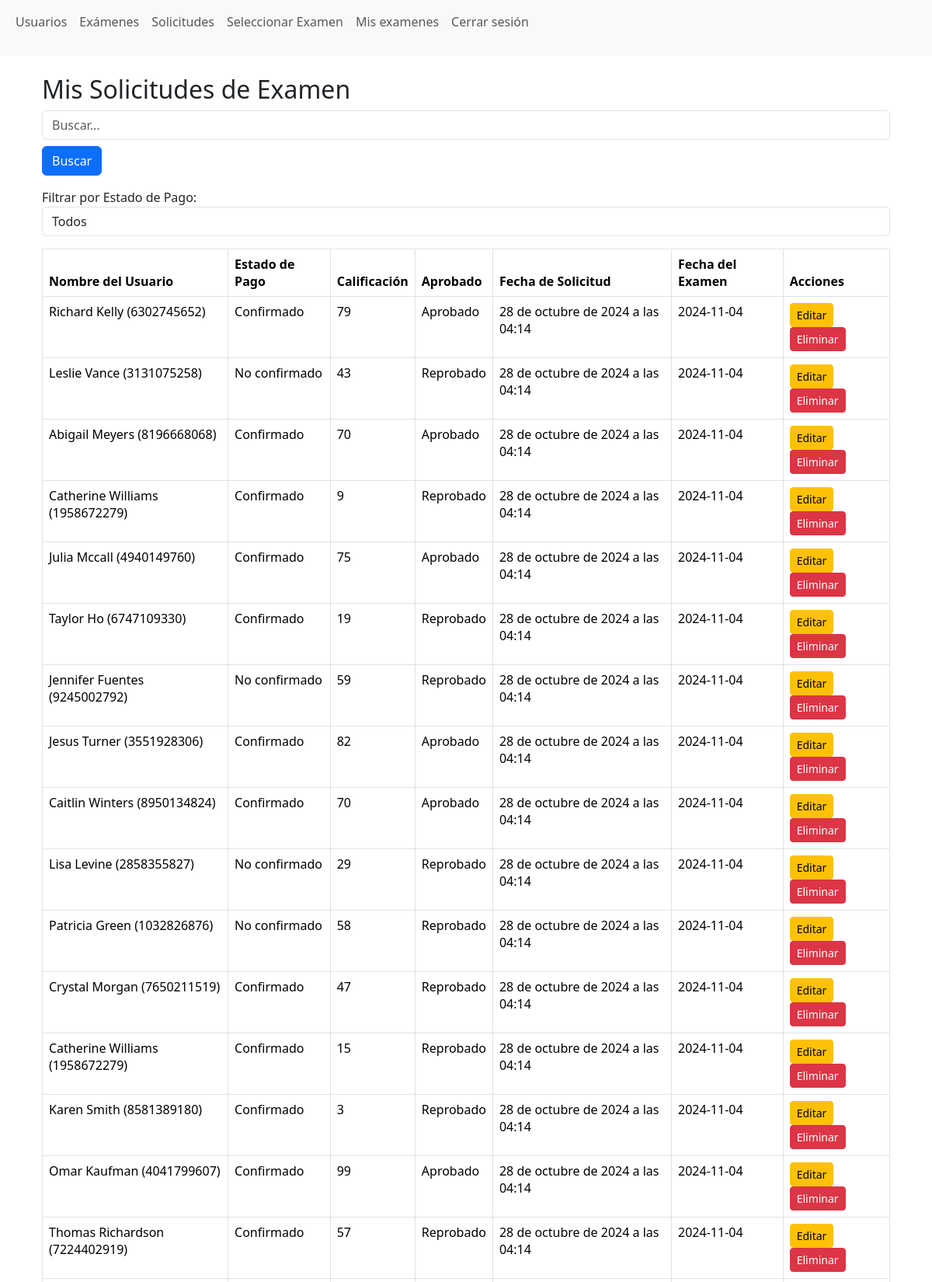
The page /ver_solicitudes/ (signed in, upper part) on the database its author committed.
### aplicacion/models.py (models this page shows, shortened)
class SolicitudExamen(models.Model):
    usuario = models.ForeignKey(Usuario, on_delete=models.CASCADE)
    examen = models.ForeignKey(Examen, on_delete=models.CASCADE)
    estado_pago = models.BooleanField(default=False)  # True si el pago está confirmado
    calificacion = models.IntegerField(null=True, blank=True, default=0)  # Calificación del alumno
    fecha_solicitud = models.DateTimeField(auto_now_add=True)
    class Meta:
        unique_together = ('usuario', 'examen')
    @property
    def aprobado(self):
        if self.calificacion is not None:
            return 'Aprobado' if self.calificacion >= 70 else 'Reprobado'
        return 'Sin calificación'

class Usuario(AbstractUser):
    numero_control = models.CharField(max_length=10, unique=True)  # Campo para el número de control

class Examen(models.Model):
    fecha = models.DateTimeField()  # Almacena la fecha y hora del examen
    cupo = models.PositiveIntegerField(default=30)
    costo = models.DecimalField(max_digits=6, decimal_places=2, default=500)  # Costo del examen

### aplicacion/views.py (the view, shortened to what this page needs)
# urls.py: path('ver_solicitudes/', ver_solicitudes, name='ver_solicitudes'),
@login_required
@user_passes_test(is_admin)
def ver_solicitudes(request):
    query = request.GET.get('search', '')  # Obtener el término de búsqueda
    estado_pago = request.GET.get('estado_pago', '')  # Obtener el estado de pago
    solicitudes = SolicitudExamen.objects.all()
    if estado_pago in ['True', 'False']:
        estado_pago_bool = estado_pago == 'True'
        solicitudes = solicitudes.filter(estado_pago=estado_pago_bool)
    paginator = Paginator(solicitudes, 50)  # 50 solicitudes por página
    page_number = request.GET.get('page')  # Obtener el número de página de la URL
    solicitudes_page = paginator.get_page(page_number)
    return render(request, 'ver_solicitudes.html', {'solicitudes': solicitudes_page, 'search': query, 'estado_pago': estado_pago})

### aplicacion/views.py (called while the page is built)
def is_admin(user):
    return user.is_staff

### aplicacion/templates/ver_solicitudes.html (shortened to what this page needs)
{% extends 'base.html' %}
{% block content %}
<div class="container">
    <h2>Mis Solicitudes de Examen</h2>
    <form method="GET" class="mb-3">
        <input type="text" name="search" placeholder="Buscar..." value="{{ search }}" class="form-control mb-2" />
        <button type="submit" class="btn btn-primary">Buscar</button>
    </form>
    <label for="estado_pago">Filtrar por Estado de Pago:</label>
    <select id="estado_pago" class="form-control mb-3" onchange="filtrarPorEstadoPago()">
        <option value="">Todos</option>
    </select>
    <table class="table table-bordered">
        <thead>
            <tr>
                <th>Nombre del Usuario</th>
                <th>Estado de Pago</th>
                <th>Calificación</th>
                <th>Aprobado</th>
                <th>Fecha de Solicitud</th>
                <th>Fecha del Examen</th>
                <th>Acciones</th>
            </tr>
        </thead>
        <tbody>
            {% for solicitud in solicitudes %}
            <tr>
                <td>{{ solicitud.usuario.first_name }} {{ solicitud.usuario.last_name }} ({{ solicitud.usuario.numero_control }})</td>
                <td>{{ solicitud.estado_pago|yesno:"Confirmado,No confirmado" }}</td>
                <td>{{ solicitud.calificacion }}</td>
                <td>{{ solicitud.aprobado }}</td>
                <td>{{ solicitud.fecha_solicitud }}</td>
                <td>{{ solicitud.examen.fecha|date:"Y-m-d" }}</td>
                <td>
                    <a href="{% url 'editar_solicitud' solicitud.id %}" class="btn btn-warning btn-sm">Editar</a>
                    <form action="{% url 'eliminar_solicitud' solicitud.id %}" method="POST" style="display:inline;">
                        <button type="submit" class="btn btn-danger btn-sm">Eliminar</button>
                    </form>
                </td>
            </tr>
            {% empty %}
            <tr>
                <td colspan="7" class="text-center">No tienes solicitudes de examen.</td>
            </tr>
            {% endfor %}
        </tbody>
    </table>
</div>
{% endblock %}

### rows shown on the page
SolicitudExamen: usuario.first_name "Richard", usuario.last_name "Kelly", usuario.numero_control "6302745652", estado_pago "Confirmado", calificacion "79", aprobado "Aprobado", fecha_solicitud "28 de octubre de 2024 a las 04:14", examen.fecha "2024-11-04"
SolicitudExamen: usuario.first_name "Leslie", usuario.last_name "Vance", usuario.numero_control "3131075258", estado_pago "No confirmado", calificacion "43", aprobado "Reprobado", fecha_solicitud "28 de octubre de 2024 a las 04:14", examen.fecha "2024-11-04"
SolicitudExamen: usuario.first_name "Abigail", usuario.last_name "Meyers", usuario.numero_control "8196668068", estado_pago "Confirmado", calificacion "70", aprobado "Aprobado", fecha_solicitud "28 de octubre de 2024 a las 04:14", examen.fecha "2024-11-04"
SolicitudExamen: usuario.first_name "Catherine", usuario.last_name "Williams", usuario.numero_control "1958672279", estado_pago "Confirmado", calificacion "9", aprobado "Reprobado", fecha_solicitud "28 de octubre de 2024 a las 04:14", examen.fecha "2024-11-04"
SolicitudExamen: usuario.first_name "Julia", usuario.last_name "Mccall", usuario.numero_control "4940149760", estado_pago "Confirmado", calificacion "75", aprobado "Aprobado", fecha_solicitud "28 de octubre de 2024 a las 04:14", examen.fecha "2024-11-04"
SolicitudExamen: usuario.first_name "Taylor", usuario.last_name "Ho", usuario.numero_control "6747109330", estado_pago "Confirmado", calificacion "19", aprobado "Reprobado", fecha_solicitud "28 de octubre de 2024 a las 04:14", examen.fecha "2024-11-04"
SolicitudExamen: usuario.first_name "Jennifer", usuario.last_name "Fuentes", usuario.numero_control "9245002792", estado_pago "No confirmado", calificacion "59", aprobado "Reprobado", fecha_solicitud "28 de octubre de 2024 a las 04:14", examen.fecha "2024-11-04"
SolicitudExamen: usuario.first_name "Jesus", usuario.last_name "Turner", usuario.numero_control "3551928306", estado_pago "Confirmado", calificacion "82", aprobado "Aprobado", fecha_solicitud "28 de octubre de 2024 a las 04:14", examen.fecha "2024-11-04"
SolicitudExamen: usuario.first_name "Caitlin", usuario.last_name "Winters", usuario.numero_control "8950134824", estado_pago "Confirmado", calificacion "70", aprobado "Aprobado", fecha_solicitud "28 de octubre de 2024 a las 04:14", examen.fecha "2024-11-04"
SolicitudExamen: usuario.first_name "Lisa", usuario.last_name "Levine", usuario.numero_control "2858355827", estado_pago "No confirmado", calificacion "29", aprobado "Reprobado", fecha_solicitud "28 de octubre de 2024 a las 04:14", examen.fecha "2024-11-04"
SolicitudExamen: usuario.first_name "Patricia", usuario.last_name "Green", usuario.numero_control "1032826876", estado_pago "No confirmado", calificacion "58", aprobado "Reprobado", fecha_solicitud "28 de octubre de 2024 a las 04:14", examen.fecha "2024-11-04"
SolicitudExamen: usuario.first_name "Crystal", usuario.last_name "Morgan", usuario.numero_control "7650211519", estado_pago "Confirmado", calificacion "47", aprobado "Reprobado", fecha_solicitud "28 de octubre de 2024 a las 04:14", examen.fecha "2024-11-04"
SolicitudExamen: usuario.first_name "Catherine", usuario.last_name "Williams", usuario.numero_control "1958672279", estado_pago "Confirmado", calificacion "15", aprobado "Reprobado", fecha_solicitud "28 de octubre de 2024 a las 04:14", examen.fecha "2024-11-04"
SolicitudExamen: usuario.first_name "Karen", usuario.last_name "Smith", usuario.numero_control "8581389180", estado_pago "Confirmado", calificacion "3", aprobado "Reprobado", fecha_solicitud "28 de octubre de 2024 a las 04:14", examen.fecha "2024-11-04"
SolicitudExamen: usuario.first_name "Omar", usuario.last_name "Kaufman", usuario.numero_control "4041799607", estado_pago "Confirmado", calificacion "99", aprobado "Aprobado", fecha_solicitud "28 de octubre de 2024 a las 04:14", examen.fecha "2024-11-04"
SolicitudExamen: usuario.first_name "Thomas", usuario.last_name "Richardson", usuario.numero_control "7224402919", estado_pago "Confirmado", calificacion "57", aprobado "Reprobado", fecha_solicitud "28 de octubre de 2024 a las 04:14", examen.fecha "2024-11-04"
